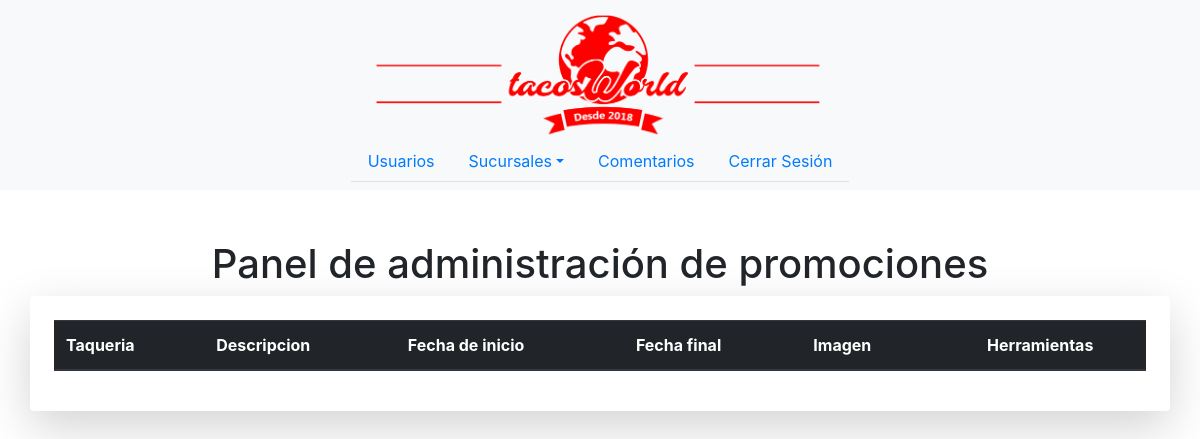
Before: /admin/establishments/promotions.php with the older database file.
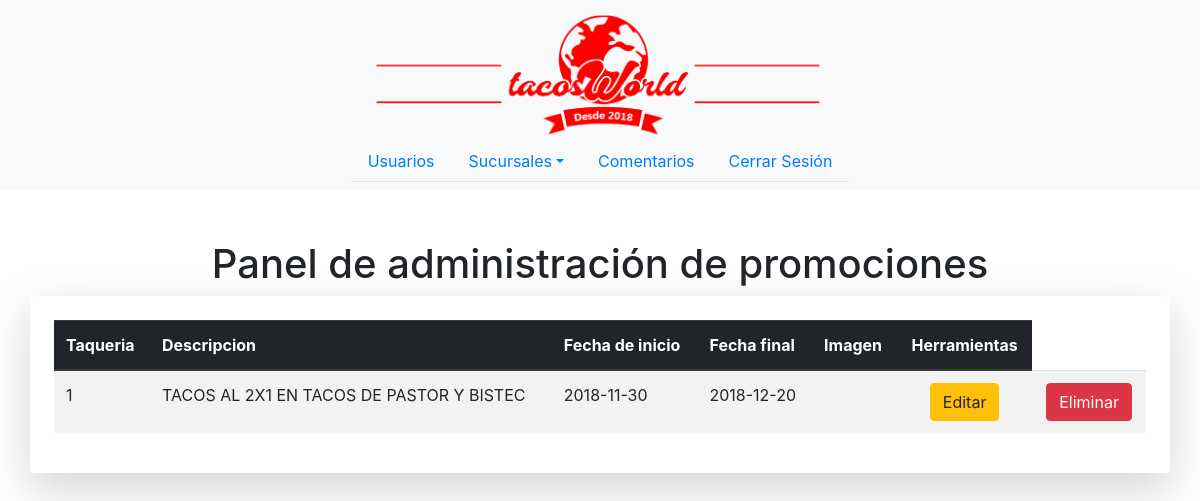
After: the same page with the newer database file.
### tables this page shows
CREATE TABLE PROMOCION(
ID_PROMOCION INT AUTO_INCREMENT PRIMARY KEY NOT NULL,
ID_TAQUERIA INT NOT NULL,
FECHAINI DATE NOT NULL,
FECHAFIN DATE NOT NULL,
DESCRIPCION VARCHAR(100) NOT NULL,
IMAGEN LONGBLOB
);

### admin/establishments/promotions.php (the view, shortened to what this page needs)
<!DOCTYPE HTML>
<html lang="en">
  <head>
    <link rel="stylesheet" href="../../css/bootstrap.min.css">
  </head>
  <body>
    <nav class="navbar navbar-expand-md flex-column fixed-top navbar-dark bg-light navbar-inverse" style="background-color: transparent;">
        <a class="navbar-brand align-self-center m-0 pb-3 position-md-absolute pb-md-0" href="#"><img id= "logo" src="../../images/logo.png" alt="tacosWorld"></a>
         <ul class="nav nav-tabs">
          <li class="nav-item">
            <a class="nav-link" href="../users.php">Usuarios</a>
          </li>
          <li class="nav-item dropdown">
            <a class="nav-link dropdown-toggle" data-toggle="dropdown" href="#" role="button" aria-haspopup="true" aria-expanded="false">Sucursales</a>
          </li>
          <li class="nav-item">
            <a class="nav-link" href="../comments.php">Comentarios</a>
          </li>
          <li class="nav-item"><a class="nav-link" href="#">Cerrar Sesión</a></li>
        </ul>
    </nav>
    <br><br><br><br><br><br><br><BR></BR><br>
    <center><h1 class="h1">Panel de administración de promociones</h1></center>
    <div class="container shadow-lg p-4 mb-5 bg-white rounded" style="overflow:auto;">
        <table class="table table-striped table-hover">
               <thead class="thead-dark">
                   <tr>
                       <th scope="col">Taqueria</th>
                       <th scope="col">Descripcion</th>
                       <th scope="col">Fecha de inicio</th>
                       <th scope="col">Fecha final</th>
                       <th scope="col">Imagen</th>
                       <th scope="col"><center>Herramientas</center></th>
                   </tr>
               </thead>
               <tbody>
                   <?php
                        $conection=conectar();
                    $query="SELECT * FROM PROMOCION";
                    $resultado=mysqli_query($conection,$query) or die(mysqli_error($conection));
                      while($consulta =mysqli_fetch_array($resultado)){ ?>
                      <tr>
		                <td><?php echo $consulta['ID_TAQUERIA']; ?></td>
		                <td><?php echo $consulta['DESCRIPCION']; ?></td>
		                <td><?php echo $consulta['FECHAINI']; ?></td>
		                <td><?php echo $consulta['FECHAFIN']; ?></td>
		                <td><?php echo $consulta['IMAGEN']; ?></td>
	                    <td>
                            <center>
                              <a href="../../PHP/EditarPromocionAdmin.php?ID=<?php echo $consulta['ID_PROMOCION']; ?>">
                               <button class="btn btn-warning">Editar</button>
                               </a>
                            </center>
                       </td>
                       <td>
                            <center>
                              <a href="../../PHP/EliminarPromocionAdmin.php?ID=<?php echo $consulta['ID_PROMOCION']; ?>">
                               <button class="btn btn-danger">Eliminar</button>
                               </a>
                            </center>
                       </td>
                    </tr>
                     <?php } ?>
               </tbody>
           </table>
    </div>
  </body>
</html>

Changed rows visible on the page:
added promocion: ID_TAQUERIA "1", DESCRIPCION "TACOS AL 2X1 EN TACOS DE PASTOR Y BISTEC", FECHAINI "2018-11-30", FECHAFIN "2018-12-20"
